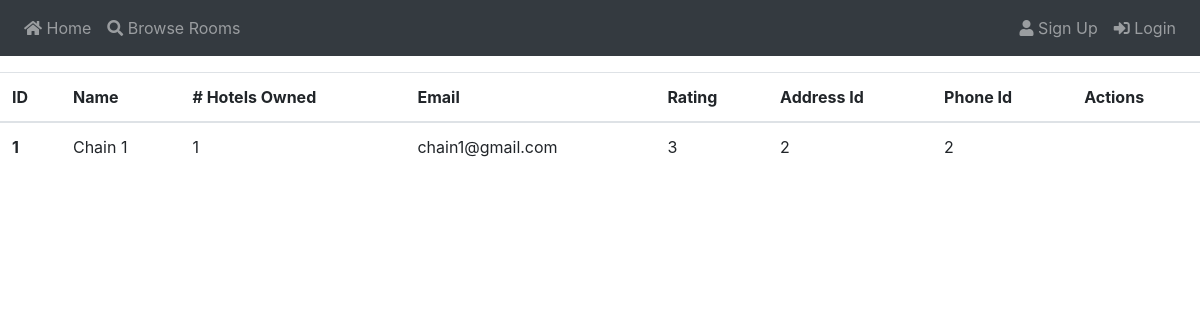
Page /view_chains on the committed database.
### app/models.py (models this page shows)
class Chain(db.Model):
    id          = db.Column(db.Integer, primary_key = True)
    name        = db.Column(db.String(64), nullable = False)
    hotels_owned = db.Column(db.Integer, nullable = False)
    email       = db.Column(db.String(128), nullable = False)
    rating      = db.Column(db.Integer, nullable = False)
    address     = db.Column(db.Integer, db.ForeignKey('addr.id'))
    phone       = db.Column(db.Integer, db.ForeignKey('phone.id'))
    hotels      = db.relationship('Hotel', backref = 'chain', lazy='dynamic')

### app/routes.py (the view)
@app.route("/view_chains")
def view_chains():
    chains = Chain.query.all()
    return render_template("view_chains.html", chains= chains)

### app/templates/view_chains.html (shortened to what this page needs)
{% extends "base.html" %}
{% block content %}
    <table class="table">
        <thead>
            <tr>
                <th scope="col">ID</th>
                <th scope="col">Name</th>
                <th scope="col"># Hotels Owned</th>
                <th scope="col">Email</th>
                <th scope="col">Rating</th>
                <th scope="col">Address Id</th>
                <th scope="col">Phone Id</th>
                <th scope="col">Actions</th>
            </tr>
        </thead>
        {% for c in chains %}
        <tbody>
            <tr>
                <th scope="row">{{ c.id }}</th>
                <td>{{ c.name }}</td>
                <td>{{ c.hotels_owned }}</td>
                <td>{{ c.email }}</td>
                <td>{{ c.rating }}</td>
                <td>{{ c.address }}</td>
                <td>{{ c.phone }}</td>
                <td>
                </td>
            </tr>
        </tbody>
    {% endfor %}
    </table>
{% endblock %}

### rows in the picture
Chain: id "1", name "Chain 1", hotels_owned "1", email "chain1@gmail.com", rating "3", address "2", phone "2"
